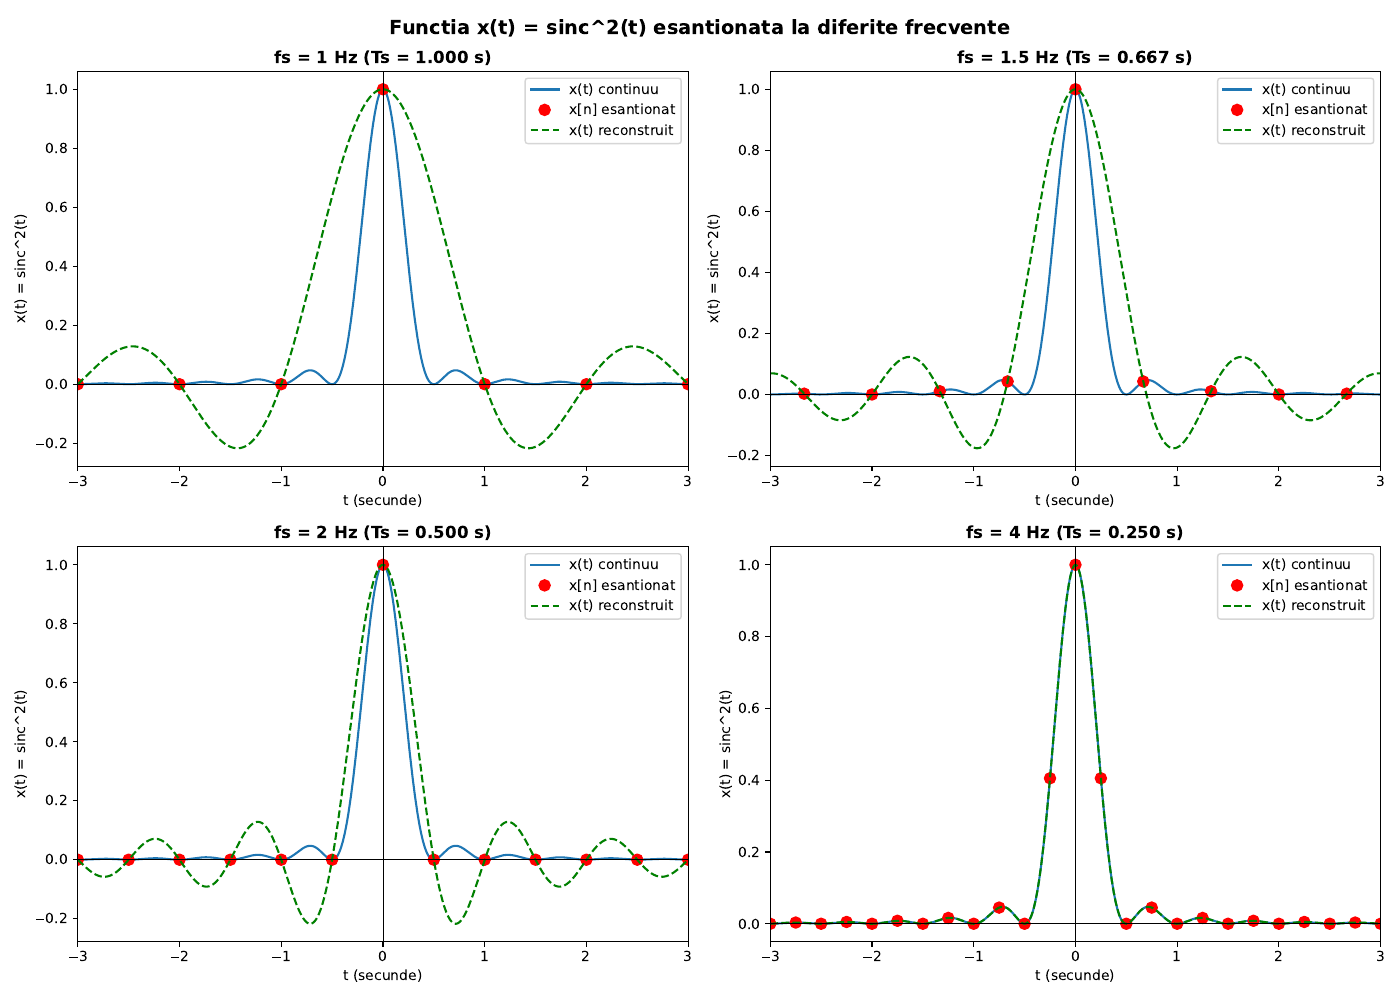

Reproduce this figure in Python.
import numpy as np
import matplotlib.pyplot as plt

x = np.linspace(-3, 3, 1000)
B = 2.0
y = np.sinc(B * x) ** 2

frequencies = [1, 1.5, 2, 4]

fig, axes = plt.subplots(2, 2, figsize=(14, 10))
axes = axes.flatten()

for idx, fr in enumerate(frequencies):
    ax = axes[idx]
    dt = 1 / fr

    sampled_x_pos = np.arange(0, 3 + dt, dt)
    sampled_x_neg = np.arange(-dt, -3 - dt, -dt)
    sampled_x = np.concatenate((sampled_x_neg[::-1], sampled_x_pos))

    sampled_y = np.sinc(B * sampled_x) ** 2

    reconstructed_signal = np.zeros_like(x)
    for i, point in enumerate(sampled_x):
        reconstructed_signal += np.sinc(((x - point) / dt)) * sampled_y[i]

    ax.plot(x, y, label='x(t) continuu')
    ax.plot(sampled_x, sampled_y, 'ro', markersize=8, label=f'x[n] esantionat')
    ax.plot(x, reconstructed_signal, 'g--', label='x(t) reconstruit')

    ax.set_xlabel('t (secunde)')
    ax.set_ylabel('x(t) = sinc^2(t)')
    ax.set_title(f'fs = {fr} Hz (Ts = {dt:.3f} s)', fontweight='bold')
    ax.legend()
    ax.axhline(y=0, color='k', linewidth=0.5)
    ax.axvline(x=0, color='k', linewidth=0.5)
    ax.set_xlim(-3, 3)

fig.suptitle('Functia x(t) = sinc^2(t) esantionata la diferite frecvente', fontsize=14, fontweight='bold')
plt.tight_layout()
plt.savefig('ex1.pdf')
plt.show()
